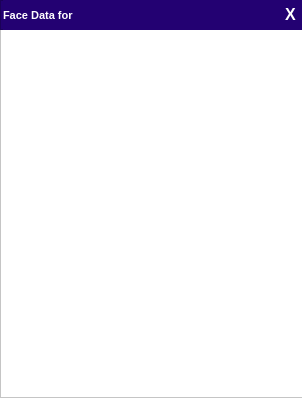
<?xml version="1.0" encoding="UTF-8"?>
<ui version="4.0">
 <class>MainWindow</class>
 <widget class="QMainWindow" name="MainWindow">
  <property name="geometry">
   <rect>
    <x>0</x>
    <y>0</y>
    <width>302</width>
    <height>398</height>
   </rect>
  </property>
  <property name="maximumSize">
   <size>
    <width>302</width>
    <height>398</height>
   </size>
  </property>
  <property name="styleSheet">
   <string notr="true"/>
  </property>
  <widget class="QWidget" name="centralwidget">
   <property name="maximumSize">
    <size>
     <width>302</width>
     <height>16777215</height>
    </size>
   </property>
   <widget class="QFrame" name="frame">
    <property name="geometry">
     <rect>
      <x>0</x>
      <y>0</y>
      <width>303</width>
      <height>398</height>
     </rect>
    </property>
    <property name="styleSheet">
     <string notr="true">QFrame{
	background-color: white;
}</string>
    </property>
    <property name="frameShape">
     <enum>QFrame::StyledPanel</enum>
    </property>
    <property name="frameShadow">
     <enum>QFrame::Raised</enum>
    </property>
    <widget class="QLabel" name="label">
     <property name="geometry">
      <rect>
       <x>10</x>
       <y>47</y>
       <width>281</width>
       <height>341</height>
      </rect>
     </property>
     <property name="maximumSize">
      <size>
       <width>281</width>
       <height>341</height>
      </size>
     </property>
     <property name="contextMenuPolicy">
      <enum>Qt::DefaultContextMenu</enum>
     </property>
     <property name="styleSheet">
      <string notr="true">QLabel{
background-color: white;
border-radius: 20px;
}</string>
     </property>
     <property name="lineWidth">
      <number>0</number>
     </property>
     <property name="text">
      <string/>
     </property>
     <property name="scaledContents">
      <bool>true</bool>
     </property>
    </widget>
    <widget class="QFrame" name="frame_3">
     <property name="geometry">
      <rect>
       <x>0</x>
       <y>0</y>
       <width>305</width>
       <height>30</height>
      </rect>
     </property>
     <property name="styleSheet">
      <string notr="true">background-color: rgb(35,1,114,255)</string>
     </property>
     <property name="frameShape">
      <enum>QFrame::StyledPanel</enum>
     </property>
     <property name="frameShadow">
      <enum>QFrame::Raised</enum>
     </property>
     <widget class="QLabel" name="titlelabel">
      <property name="geometry">
       <rect>
        <x>3</x>
        <y>0</y>
        <width>301</width>
        <height>31</height>
       </rect>
      </property>
      <property name="font">
       <font>
        <family>MS Shell Dlg 2</family>
        <pointsize>8</pointsize>
        <weight>75</weight>
        <bold>true</bold>
       </font>
      </property>
      <property name="styleSheet">
       <string notr="true">QLabel{
color:white;
}</string>
      </property>
      <property name="text">
       <string>Face Data for </string>
      </property>
     </widget>
     <widget class="QPushButton" name="exitbtn">
      <property name="geometry">
       <rect>
        <x>280</x>
        <y>4</y>
        <width>21</width>
        <height>21</height>
       </rect>
      </property>
      <property name="minimumSize">
       <size>
        <width>0</width>
        <height>0</height>
       </size>
      </property>
      <property name="font">
       <font>
        <family>MS Shell Dlg 2</family>
        <pointsize>12</pointsize>
        <weight>75</weight>
        <bold>true</bold>
       </font>
      </property>
      <property name="autoFillBackground">
       <bool>false</bool>
      </property>
      <property name="styleSheet">
       <string notr="true">QPushButton{
	background-color: transparent;
	border: none;
	color: rgb(255, 255, 255);
	border-radius: 8px;
}
QPushButton:hover{
	background-color: rgb(31, 211, 166);
}
QPushButton:pressed{
	background-color: rgb(22, 154, 121)
}</string>
      </property>
      <property name="text">
       <string>X</string>
      </property>
      <property name="flat">
       <bool>false</bool>
      </property>
     </widget>
    </widget>
   </widget>
  </widget>
 </widget>
 <resources>
  <include location="resources.qrc"/>
 </resources>
 <connections/>
</ui>
